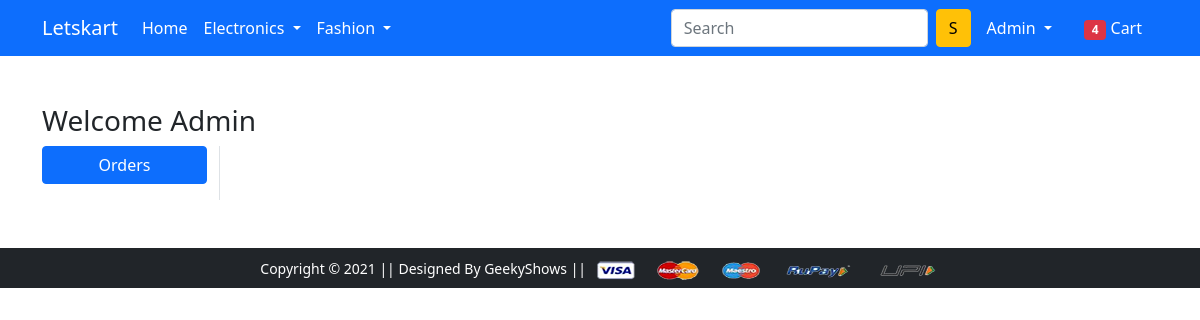
The page /orders/ (signed in) on the database as committed earlier.
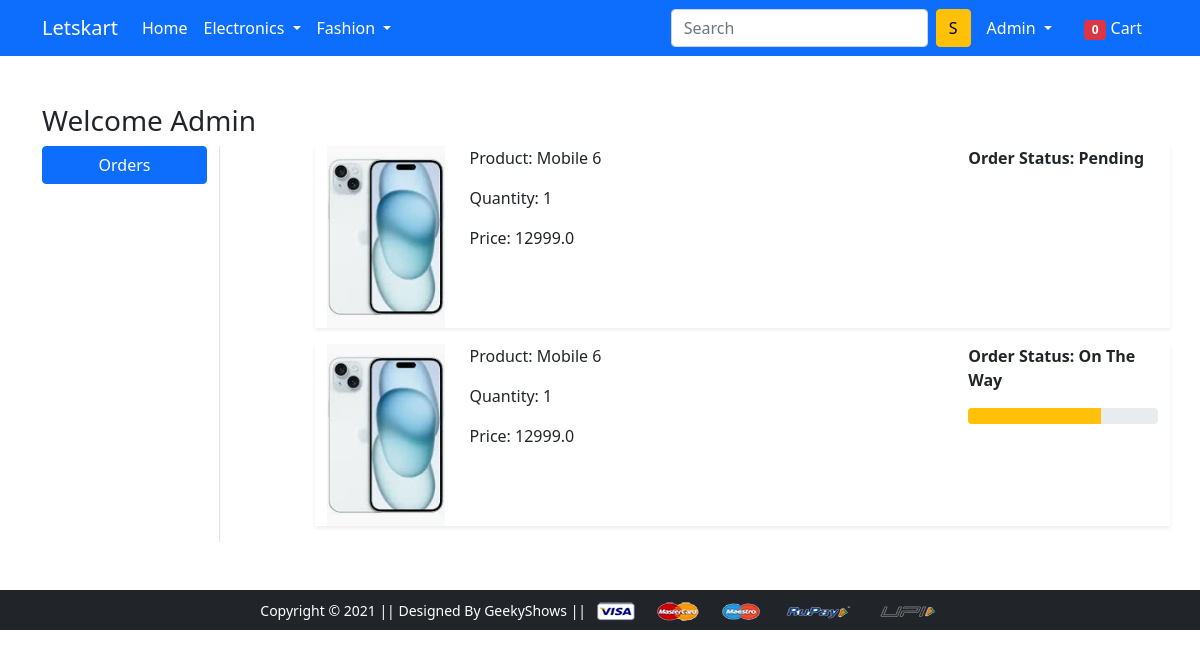
The same page on the database as committed later.
### app/models.py (models this page shows, shortened)
class OrderPlaced(models.Model):
    user = models.ForeignKey(User, on_delete=models.CASCADE)
    customer = models.ForeignKey(Customer, on_delete=models.CASCADE)
    product = models.ForeignKey(Product, on_delete=models.CASCADE)
    quantity = models.PositiveIntegerField(default=1)
    ordered_date = models.DateTimeField(auto_now_add=True)
    status = models.CharField(max_length=50, choices = STATUS_CHOICES ,default='Pending')
    @property
    def total_cost(self):
        return self.quantity * self.product.discounted_price

class Product(models.Model):
    title = models.CharField(max_length=100)
    selling_price = models.FloatField()
    discounted_price = models.FloatField()
    description = models.TextField()
    brand = models.CharField(max_length=100)
    category = models.CharField(choices=CATEGORY_CHOICES,max_length=2)
    product_image = models.ImageField(upload_to='productimg')

### app/views.py (the view)
# urls.py: path('orders/', views.orders, name='orders'),
@login_required()
def orders(request):
  op = OrderPlaced.objects.filter(user=request.user)
  return render(request, 'app/orders.html',{'orderplaced':op,'cartcount':cart_count(request)})

### app/views.py (called while the page is built)
def cart_count(request): # NO url associated with this
  cartcount = Cart.objects.filter(user=request.user).count()
  return cartcount

### app/templates/app/orders.html (shortened to what this page needs)
{% extends 'app/base.html' %}
{% load static %}
{% block main-content %}
<div class="container my-5">
    <div class="row">
        <h3>Welcome <span class="text-capitalize">{{request.user}}</span></h3>
        <div class="col-sm-2 border-end">
            <ul class="list-unstyled">
                <li class="d-grid"><a href="{% url 'orders' %}" class="btn btn-primary">Orders</a></li>
            </ul>
        </div>
        <div class="col-sm-9 offset-sm-1">
            {% for op in orderplaced %}
            <div class="row shadow-sm mb-3">
                <div class="col-sm-2">
                    <img src="{{op.product.product_image.url}}" alt="" srcset='' class="img-fluid" height="150"
                        width="150">
                </div>
                <div class="col-sm-7">
                    <P>Product: {{op.product.title}}</P>
                    <P>Quantity: {{op.quantity}}</P>
                    <P>Price: {{op.total_cost}}</P>
                </div>
                <div class="col-sm-3 fw-bold">
                    <p>Order Status: {{op.status}}</p>
                    {% if op.status == 'On The Way' %}
                    <div class="progress">
                        <div class="progress-bar bg-warning" role="progressbar" style="width: 70%" aria-valuenow="70"
                            aria-valuemin="0" aria-valuemax="100"></div>
                    </div>
                    {% endif %}
                </div>
            </div>
            {% endfor %}
        </div>
    </div>
</div>
{% endblock main-content %}

### app/templates/app/nav.html (shortened to what this page needs)
<nav class="navbar navbar-expand-lg navbar-dark bg-primary">
  <div class="container">
    <a class="navbar-brand" href="/">Letskart</a>
    <div class="collapse navbar-collapse" id="navbarSupportedContent">
      <ul class="navbar-nav me-auto mb-2 mb-lg-0">
        <li class="nav-item">
          <a class="nav-link active" aria-current="page" href="/">Home</a>
        </li>
        <li class="nav-item dropdown">
          <a class="nav-link dropdown-toggle text-white" href="#" id="electronicsDropdown" role="button"
            data-bs-toggle="dropdown" aria-expanded="false">
            Electronics
          </a>
        </li>
        <li class="nav-item dropdown">
          <a class="nav-link dropdown-toggle text-white" href="#" id="fashionDropdown" role="button"
            data-bs-toggle="dropdown" aria-expanded="false">
            Fashion
          </a>
        </li>
      </ul>
      <form class="d-flex">
        <input class="form-control me-2" type="search" placeholder="Search" aria-label="Search">
        <button class="btn btn-warning" type="submit">S</button>
      </form>
      <div>
        <ul class="navbar-nav me-auto mb-2 mb-lg-0">
          {% if request.user.is_authenticated %}
          <li class="nav-item dropdown mx-2">
            <a class="nav-link dropdown-toggle text-white" href="#" id="profileDropdown" role="button"
              data-bs-toggle="dropdown" aria-expanded="false">
              {{ request.user.username|capfirst }}
            </a>
          </li>
          <li class="nav-item mx-2">
            <a href="{% url 'showcart' %}" class="nav-link text-white"><span class="badge bg-danger"
                id='cartcountbadge'>{{cartcount}}</span> Cart </a>
          </li>
          {% endif %}
        </ul>
      </div>
    </div>
  </div>
</nav>

Rows that differ between the two databases and show on the page:
added OrderPlaced: product.product_image (picture), product "Mobile 6", quantity "1", total_cost "12999.0", status "Pending"
added OrderPlaced: product.product_image (picture), product "Mobile 6", quantity "1", total_cost "12999.0", status "On The Way"
Other text that changed with them:
{{ cartcount }}: "4" → "0"
